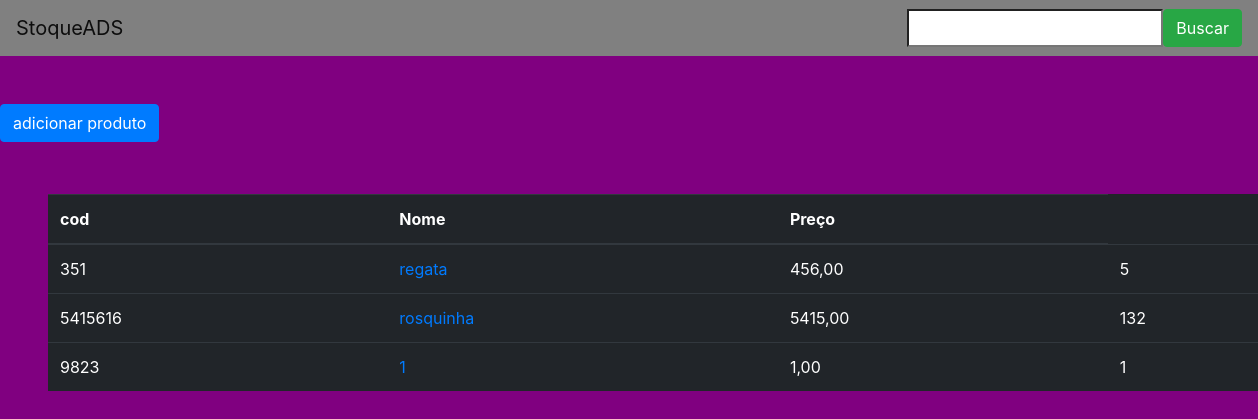
Before: / with the older database file.
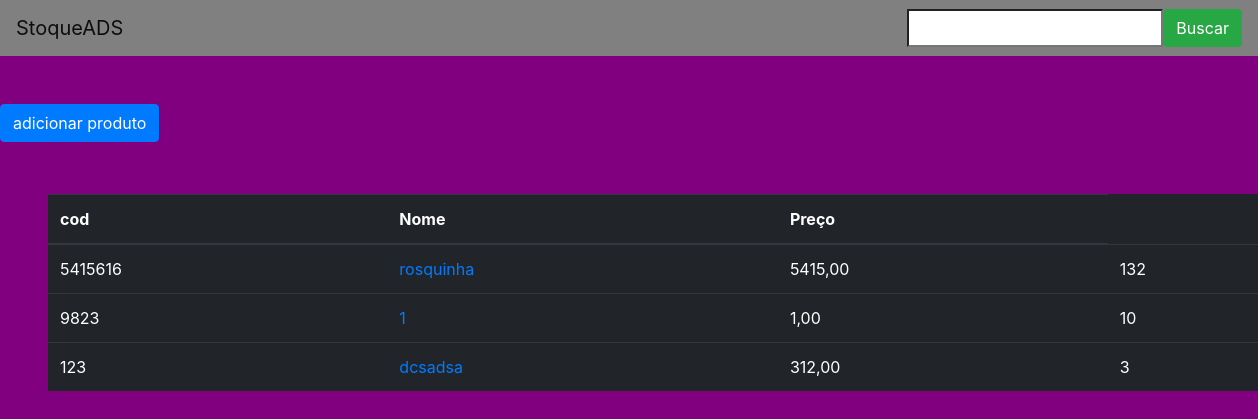
After: the same page with the newer database file.
### stockADS/models.py (models this page shows, shortened)
class Products(models.Model):
    name = models.CharField(max_length=255)
    category = models.ForeignKey(Categories, on_delete=models.CASCADE, blank=True)
    picture = models.ImageField(blank=True)
    cod = models.IntegerField(unique=True)
    price = models.DecimalField(max_digits=12, decimal_places=2)
    description = models.TextField()
    qtd = models.IntegerField()
    discount = models.IntegerField()
    created_at = models.DateTimeField()
    in_stock = models.BooleanField(default=False)
    class Meta:
        verbose_name = 'Product'
        verbose_name_plural = 'Products'

### stockADS/views.py (the view)
# urls.py: path('', views.index, name='home'),
def index(request):
  produtos = Products.objects.filter( in_stock=True)
  return render(request, 'pages/index.html', {'produtos':produtos})

### stockADS/templates/pages/index.html (shortened to what this page needs)
{% load static%}
<!DOCTYPE html>
<html lang="en">
<head>
    <link rel="stylesheet" href="https://stackpath.bootstrapcdn.com/bootstrap/4.1.3/css/bootstrap.min.css">
    <link rel="stylesheet" href="{% static 'css/global.css' %}">
</head>
<body>
    <header>
        <nav class="navbar navbar-light bg-light">
            <a class="navbar-brand" href="#">StoqueADS</a>
            <form action="{% url 'search-product' %}" class="d-flex gap-1">
              <input type="search" name="q">
              <button class="btn btn-success">Buscar</button>
            </form>
          </nav>
    </header>
    <a href="{% url 'add-product' %}" class=" btn btn-primary mt-5 mb-1"> adicionar produto</a>
    <table class="table table-dark m-5">
        <thead>
          <tr>
            <th scope="col">cod</th>
            <th scope="col">Nome</th>
            <th scope="col">Preço</th>
          </tr>
        </thead>
        <tbody>
          <tr>
            {% for produto in produtos %}
            <td scope="row">{{ produto.cod}}</td>
            <td>
              <a href="{% url 'product-detail' produto.id %}">
                {{ produto.name}}
              </a></td>
            <td>{{ produto.price}}</td>
            <td>{{ produto.qtd}}</td>
          </tr>
          {% endfor %}
        </tbody>
      </table>
</body>
</html>

### templates/static/css/global.css (style rules this page uses)
.navbar { background-color: grey !important; }
body { background-color: purple; }

Changed rows visible on the page:
removed Products: cod "351", name "regata", price "456,00", qtd "5"
changed Products (number 2 of 3 on the later page): qtd "1" → "10"
added Products: cod "123", name "dcsadsa", price "312,00", qtd "3"
